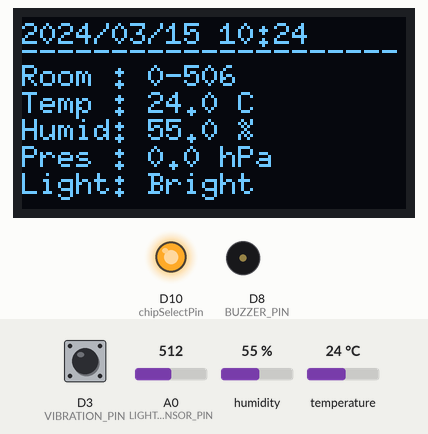
Bench run of a sketch on a simulated Arduino Uno R4 WiFi. Shown: 128×64 one-colour display, output pins drawn as LEDs (lit = HIGH), buzzer (waves = sounding, pin HIGH). The inputs (shaded band) are chosen by the test bench; at power-on: D3 (VIBRATION_PIN) HIGH, A0 (LIGHT_SENSOR_PIN) = 512, humidity 55 %, temperature 24 °C. WiFi joins after 1.5 s; servers stay silent unless stated; network time is answered at once with the bench clock; the local clock reads 2024-03-15 10:24:30 at power-on unless the sketch sets it; what the sketch prints to the serial monitor is not drawn.

Above: at 2.8 s.
2.9 s: D3 (VIBRATION_PIN) pulled LOW for 0.15 s
At 4.2 s:
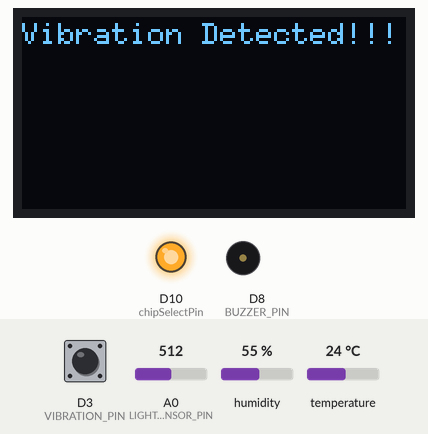
4.5 s: A0 (LIGHT_SENSOR_PIN) set to 90
10.5 s: humidity set to 22 %
At 14.3 s:
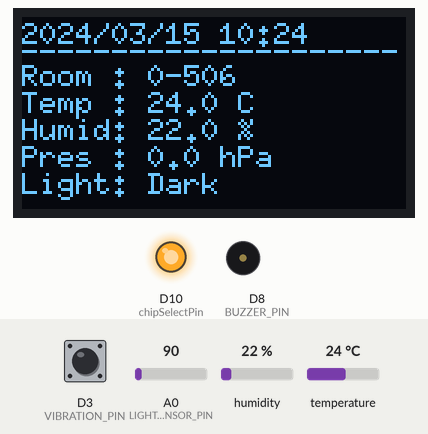
14.9 s: temperature set to 12 °C
At 16.5 s:
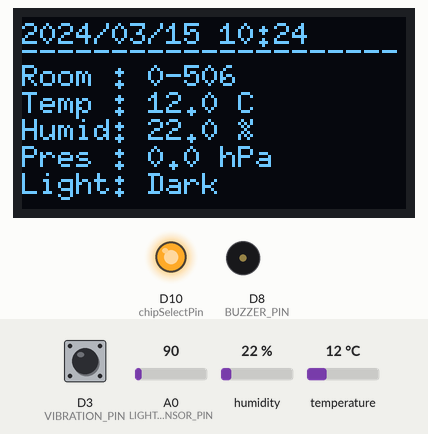
16.9 s: D3 (VIBRATION_PIN) pulled LOW for 1 s
At 17.8 s:
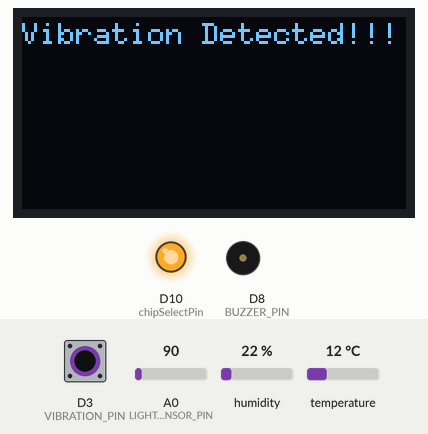
19.4 s: A0 (LIGHT_SENSOR_PIN) set to 110
At 27.9 s:
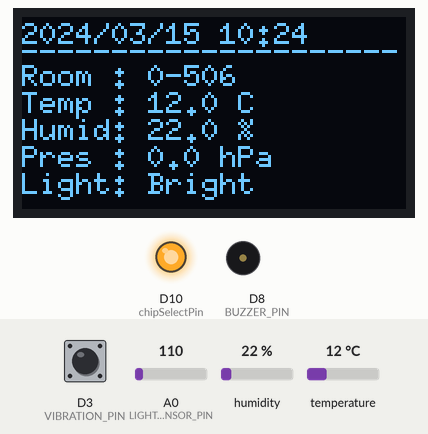
Timing chart, 0 to 28.9 s (numbered marks = the images above; inputs shaded):
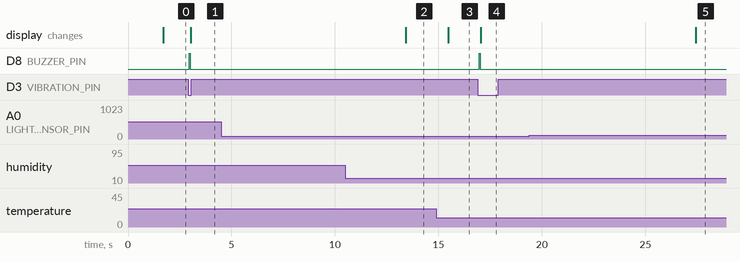

The sketch:

IoT_0_504.ino
```cpp
#include "RTC.h"
#include <WiFiS3.h>
#include <NTPClient.h>
#include <WiFiUdp.h>
#include <ArduinoJson.h>
#include <Wire.h>
#include <DHT.h>
#include <SPI.h>
#include <Arduino.h>
#include <U8g2lib.h>

// --- OLED設定 ---
U8G2_SSD1306_128X64_NONAME_F_HW_I2C u8g2(U8G2_R0, /* reset=*/ U8X8_PIN_NONE);

// --- ピン定義 ---
#define VIBRATION_PIN 3
#define BUZZER_PIN 8
#define DHTPIN 2
#define DHTTYPE DHT11
#define LIGHT_SENSOR_PIN A0

DHT dht(DHTPIN, DHTTYPE);
const int chipSelectPin = 10;
SPISettings scp1000Settings(1000000, MSBFIRST, SPI_MODE0);

// --- ネットワーク・定数 ---
const char *ssid = "oyama-android";
const char *pass = "oyama.android";
const char server_ip[] = "10.100.56.161";
IPAddress local_IP(10, 100, 56, 172);
IPAddress gateway(10, 100, 56, 254);
IPAddress subnet(255, 255, 255, 0);

WiFiUDP ntpUDP;
NTPClient timeClient(ntpUDP, "10.100.56.161", 32400);
WiFiClient client;

// --- 設定値 ---
const int light_threshold = 100;
const char *room = "0-506";
const int send_time = 3600;
const int vibration_threshold = 0;
const int vibrationsensor_lowtimeout = 10000;
const unsigned long VIBRATION_TIMEOUT = 10000;
unsigned long lastUpdate = 0;

// --- グローバル変数 ---
volatile bool alarm_fired = false;
volatile bool vibration_detected = false;
volatile int vibration_count = 0;
unsigned long last_vibration_time = 0;
bool is_vibrating = false;
unsigned long low_start_time = 0;

char buf[64];
float t = 0, h = 0, p = 0;
bool l = false;

// --- プロトタイプ宣言 ---
void connectWiFi();
void syncTimeNTP();
void getData();
void wakeUpVibration();
void sendData(bool type);
void printCurrentTime();
void setNextIntervalAlarm(int intervalSeconds);
void alarm_callback();
void handleVibrationEvent();
void handleTimerEvent();
void writeRegister(byte registerAddress, byte value);
long readRegister(byte registerAddress, int numBytes);
void dispOLED_env();
void dispOLED_vib();
void dispOLED_vibsensor_warn();

void setup() {
  Serial.begin(115200);

  pinMode(VIBRATION_PIN, INPUT_PULLUP);
  pinMode(BUZZER_PIN, OUTPUT);
  pinMode(chipSelectPin, OUTPUT);
  digitalWrite(chipSelectPin, HIGH);

  dht.begin();
  RTC.begin();
  SPI.begin();
  u8g2.begin();
  u8g2.setFont(u8g2_font_ncenB08_tr); // フォントを設定

  connectWiFi();
  syncTimeNTP();
  setNextIntervalAlarm(send_time);
  attachInterrupt(digitalPinToInterrupt(VIBRATION_PIN), wakeUpVibration, FALLING);

  writeRegister(0x03, 0x0A);
  delay(100);
}

void loop() {
  if (WiFi.status() != WL_CONNECTED) {
    connectWiFi();
    syncTimeNTP();
    delay(1000);
  }

  if (millis() - lastUpdate > 1000) { // 1秒ごとにデータを更新
    getData();
    syncTimeNTP();
    lastUpdate = millis();
  }

  int pinStatus = digitalRead(VIBRATION_PIN);
  if (pinStatus == LOW) {
    if (low_start_time == 0) low_start_time = millis();
    if (millis() - low_start_time > vibrationsensor_lowtimeout) {
      Serial.println("vibrationsensor_low");
      dispOLED_vibsensor_warn();
    }
  } else {
    low_start_time = 0;
    if (!is_vibrating) dispOLED_env();
  }

  if (vibration_detected) {
    handleVibrationEvent();
    vibration_detected = false;
  }

  if (alarm_fired) {
    handleTimerEvent();
    alarm_fired = false;
    setNextIntervalAlarm(send_time);
  }

  delay(100);
}

void dispOLED_env() {
  RTCTime now;
  RTC.getTime(now);

  u8g2.clearBuffer();
  u8g2.setFont(u8g2_font_6x10_tr);

  // 1行目：日時 (y=9)
  char timestr[20];
  sprintf(timestr, "%04d/%02d/%02d %02d:%02d",
          now.getYear(), (int)now.getMonth() + 1, now.getDayOfMonth(),
          now.getHour(), now.getMinutes());
  u8g2.setCursor(0, 9);
  u8g2.print(timestr);

  // 2行目：区切り線 (y=15)
  u8g2.setCursor(0, 15);
  u8g2.print("---------------------");

  // 3行目：部屋番号 (y=23)  <-- ここを26から23へ引き上げ
  u8g2.setCursor(0, 23);
  u8g2.print("Room : ");
  u8g2.print(room);

  // 4行目：室温 (y=32)
  u8g2.setCursor(0, 32);
  u8g2.print("Temp : ");
  u8g2.print(t, 1);
  u8g2.print(" C");

  // 5行目：湿度 (y=41)
  u8g2.setCursor(0, 41);
  u8g2.print("Humid: ");
  u8g2.print(h, 1);
  u8g2.print(" %");

  // 6行目：気圧 (y=50)
  u8g2.setCursor(0, 50);
  u8g2.print("Pres : ");
  u8g2.print(p, 1);
  u8g2.print(" hPa");

  // 7行目：照度 (y=59)
  u8g2.setCursor(0, 59);
  u8g2.print("Light: ");
  u8g2.print(l ? "Bright":"Dark");
  /*
  u8g2.print((float)analogRead(LIGHT_SENSOR_PIN), 1);
  */
  u8g2.sendBuffer();
}

void dispOLED_vib() {
  u8g2.clearBuffer();
  u8g2.setCursor(0, 9);
  u8g2.print("Vibration Detected!!!");
  u8g2.sendBuffer();
}

void dispOLED_vibsensor_warn() {
  u8g2.clearBuffer();
  u8g2.setCursor(0, 9);
  u8g2.print("Warning : Vib LOW!");
  u8g2.sendBuffer();

}

void getData() {
  h = dht.readHumidity();
  t = dht.readTemperature();
  unsigned long msb = readRegister(0x1F, 1);
  unsigned long lsb = readRegister(0x20, 2);
  unsigned long pressureRaw = ((msb & 0x07) << 16) | lsb;
  p = (pressureRaw / 4.0) / 100.0;
  l = (analogRead(LIGHT_SENSOR_PIN) > light_threshold) ? true : false;
}

void printCurrentTime() {
  RTCTime now;
  RTC.getTime(now);
  sprintf(buf, "%04d-%02d-%02d %02d:%02d:%02d",
          now.getYear(), (int)now.getMonth() + 1, now.getDayOfMonth(),
          now.getHour(), now.getMinutes(), now.getSeconds());
}

void connectWiFi() {
  if (WiFi.status() == WL_CONNECTED) return;
  WiFi.config(local_IP, gateway, subnet);
  WiFi.begin(ssid, pass);
  int timeout = 0;
  while (WiFi.status() != WL_CONNECTED && timeout < 20) {
    delay(1000);
    timeout++;
  }
  if (WiFi.status() == WL_CONNECTED) {
    Serial.println("WiFi Connected");
  } else {
    Serial.println("WiFi Connection Failed");
  }
}

void syncTimeNTP() {
  if (WiFi.status() != WL_CONNECTED) return;
  timeClient.begin();
  if (timeClient.update()) {
    RTCTime currentTime(timeClient.getEpochTime());
    RTC.setTime(currentTime);
  }
  Serial.println("NTP Time Synchronized");
}

void sendData(bool type) {
  if (WiFi.status() != WL_CONNECTED) return;

  if (client.connect(server_ip, 80)) {
    StaticJsonDocument<200> doc;
    doc["type"] = "Arduino";
    doc["datetime"] = buf; // ここに入る値が最新か確認が必要
    doc["room"] = room;
    if (type) {
      doc["temp"] = t;
      doc["humid"] = h;
      doc["press"] = p;
      doc["light"] = l;
    } else {
      doc["quake"] = (int)vibration_count;
    }

    String jsonString;
    serializeJson(doc, jsonString);

    // HTTPリクエストの送信
    client.println("POST /api/api_main.php HTTP/1.1");
    client.print("Host: "); client.println(server_ip);
    client.println("Content-Type: application/json");
    client.print("Content-Length: "); client.println(jsonString.length());
    client.println("Connection: close");
    client.println(); // 正しい空行
    client.print(jsonString);

    // 送信完了を待つためのディレイ（重要）
    delay(100);
    client.stop();

    Serial.println(jsonString);
  }
}

void setNextIntervalAlarm(int intervalSeconds) {
  RTCTime now;
  RTC.getTime(now);
  unsigned long nextEpoch = ((now.getUnixTime() / intervalSeconds) + 1) * intervalSeconds;
  RTCTime alarmTime(nextEpoch);
  AlarmMatch match;
  match.addMatchDay(); match.addMatchHour(); match.addMatchMinute(); match.addMatchSecond();
  RTC.setAlarmCallback(alarm_callback, alarmTime, match);
}

void alarm_callback() { alarm_fired = true; }

void writeRegister(byte registerAddress, byte value) {
  byte address = registerAddress << 2 | 0x02;
  SPI.beginTransaction(scp1000Settings);
  digitalWrite(chipSelectPin, LOW);
  SPI.transfer(address);
  SPI.transfer(value);
  digitalWrite(chipSelectPin, HIGH);
  SPI.endTransaction();
}

long readRegister(byte registerAddress, int numBytes) {
  byte address = registerAddress << 2;
  long result = 0;
  SPI.beginTransaction(scp1000Settings);
  digitalWrite(chipSelectPin, LOW);
  SPI.transfer(address);
  for (int i = 0; i < numBytes; i++) result = (result << 8) | SPI.transfer(0x00);
  digitalWrite(chipSelectPin, HIGH);
  SPI.endTransaction();
  return result;
}

void wakeUpVibration() { vibration_detected = true; }

void handleVibrationEvent() {
  is_vibrating = true;
  vibration_count = 0;
  RTCTime startTime;
  RTC.getTime(startTime);
  last_vibration_time = millis();
  bool last_pin_state = HIGH;

  while (millis() - last_vibration_time <= VIBRATION_TIMEOUT) {
    bool current_pin_state = digitalRead(VIBRATION_PIN);
    if (current_pin_state == LOW && last_pin_state == HIGH) {
      vibration_count++;
      last_vibration_time = millis();
      digitalWrite(BUZZER_PIN, HIGH);
      delay(50);
      digitalWrite(BUZZER_PIN, LOW);
    }
    last_pin_state = current_pin_state;
    if (alarm_fired) {
      handleTimerEvent();
      alarm_fired = false;
      setNextIntervalAlarm(send_time);
    }
    Serial.print(".");
    dispOLED_vib();
    delay(1);
  }

  if (vibration_count > vibration_threshold) {
    sprintf(buf, "%04d-%02d-%02d %02d:%02d:%02d",
            startTime.getYear(), (int)startTime.getMonth() + 1, startTime.getDayOfMonth(),
            startTime.getHour(), startTime.getMinutes(), startTime.getSeconds());
    sendData(false);
  }
  is_vibrating = false;
}

void handleTimerEvent() {
  printCurrentTime();
  sendData(true);
}
```

Measured:
- after the input at 2.9 s, D8 (BUZZER_PIN): LOW → HIGH after 0.06 s, → LOW 0.05 s later; the display: changes after 0.13 s (image 1)
- after the input at 4.5 s, every drawn part: stays the same
- after the input at 10.5 s, the display: changes after 2.9 s (image 2)
- after the input at 14.9 s, the display: changes after 0.58 s (image 3)
- after the input at 16.9 s, D8 (BUZZER_PIN): LOW → HIGH after 0.07 s, → LOW 0.05 s later; the display: changes after 0.15 s (image 4)
- after the input at 19.4 s, the display: changes after 8.0 s (image 5)
